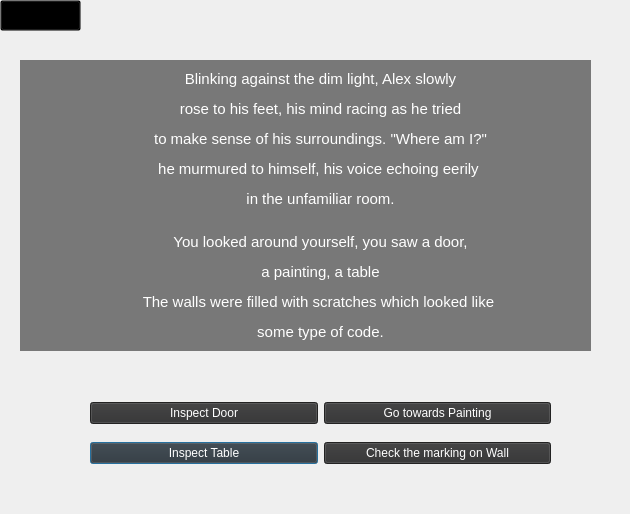
<?xml version="1.0" encoding="UTF-8"?>
<ui version="4.0">
 <class>puzzle</class>
 <widget class="QDialog" name="puzzle">
  <property name="geometry">
   <rect>
    <x>0</x>
    <y>0</y>
    <width>630</width>
    <height>514</height>
   </rect>
  </property>
  <property name="windowTitle">
   <string>Dialog</string>
  </property>
  <widget class="QLabel" name="label_pic">
   <property name="geometry">
    <rect>
     <x>-10</x>
     <y>-30</y>
     <width>641</width>
     <height>551</height>
    </rect>
   </property>
   <property name="styleSheet">
    <string notr="true">border-image: url(:/img/images/room (1).jpg);</string>
   </property>
  </widget>
  <widget class="QLabel" name="label_text">
   <property name="geometry">
    <rect>
     <x>70</x>
     <y>50</y>
     <width>501</width>
     <height>311</height>
    </rect>
   </property>
   <property name="text">
    <string>&lt;!DOCTYPE HTML PUBLIC &quot;-//W3C//DTD HTML 4.0//EN&quot; &quot;http://www.w3.org/TR/REC-html40/strict.dtd&quot;&gt;
&lt;html&gt;&lt;head&gt;&lt;meta name=&quot;qrichtext&quot; content=&quot;1&quot; /&gt;&lt;meta charset=&quot;utf-8&quot; /&gt;&lt;style type=&quot;text/css&quot;&gt;
p, li { white-space: pre-wrap; }
hr { height: 1px; border-width: 0; }
li.unchecked::marker { content: &quot;\2610&quot;; }
li.checked::marker { content: &quot;\2612&quot;; }
&lt;/style&gt;&lt;/head&gt;&lt;body style=&quot; font-family:'Segoe UI'; font-size:9pt; font-weight:400; font-style:normal;&quot;&gt;
&lt;p align=&quot;center&quot; style=&quot; margin-top:12px; margin-bottom:12px; margin-left:0px; margin-right:0px; -qt-block-indent:0; text-indent:0px;&quot;&gt;&lt;span style=&quot; font-family:'Courier New'; font-size:11pt; color:#ffffff;&quot;&gt;Blinking against the dim light, Alex slowly&lt;/span&gt;&lt;/p&gt;
&lt;p align=&quot;center&quot; style=&quot; margin-top:12px; margin-bottom:12px; margin-left:0px; margin-right:0px; -qt-block-indent:0; text-indent:0px;&quot;&gt;&lt;span style=&quot; font-family:'Courier New'; font-size:11pt; color:#ffffff;&quot;&gt;rose to his feet, his mind racing as he tried&lt;/span&gt;&lt;/p&gt;
&lt;p align=&quot;center&quot; style=&quot; margin-top:12px; margin-bottom:12px; margin-left:0px; margin-right:0px; -qt-block-indent:0; text-indent:0px;&quot;&gt;&lt;span style=&quot; font-family:'Courier New'; font-size:11pt; color:#ffffff;&quot;&gt;to make sense of his surroundings. &amp;quot;Where am I?&amp;quot;&lt;/span&gt;&lt;/p&gt;
&lt;p align=&quot;center&quot; style=&quot; margin-top:12px; margin-bottom:12px; margin-left:0px; margin-right:0px; -qt-block-indent:0; text-indent:0px;&quot;&gt;&lt;span style=&quot; font-family:'Courier New'; font-size:11pt; color:#ffffff;&quot;&gt;he murmured to himself, his voice echoing eerily &lt;/span&gt;&lt;/p&gt;
&lt;p align=&quot;center&quot; style=&quot; margin-top:12px; margin-bottom:12px; margin-left:0px; margin-right:0px; -qt-block-indent:0; text-indent:0px;&quot;&gt;&lt;span style=&quot; font-family:'Courier New'; font-size:11pt; color:#ffffff;&quot;&gt;in the unfamiliar room.&lt;/span&gt;&lt;span style=&quot; font-size:11pt;&quot;&gt;&lt;br /&gt;&lt;/span&gt;&lt;/p&gt;
&lt;p align=&quot;center&quot; style=&quot; margin-top:12px; margin-bottom:12px; margin-left:0px; margin-right:0px; -qt-block-indent:0; text-indent:0px;&quot;&gt;&lt;span style=&quot; font-family:'Courier New'; font-size:11pt; color:#ffffff;&quot;&gt;You looked around yourself, you saw a door,&lt;/span&gt;&lt;/p&gt;
&lt;p align=&quot;center&quot; style=&quot; margin-top:12px; margin-bottom:12px; margin-left:0px; margin-right:0px; -qt-block-indent:0; text-indent:0px;&quot;&gt;&lt;span style=&quot; font-family:'Courier New'; font-size:11pt; color:#ffffff;&quot;&gt;a painting, a table&lt;/span&gt;&lt;/p&gt;
&lt;p align=&quot;center&quot; style=&quot; margin-top:12px; margin-bottom:12px; margin-left:0px; margin-right:0px; -qt-block-indent:0; text-indent:0px;&quot;&gt;&lt;span style=&quot; font-family:'Courier New'; font-size:11pt; color:#ffffff;&quot;&gt;The walls were filled with scratches which looked like &lt;/span&gt;&lt;/p&gt;
&lt;p align=&quot;center&quot; style=&quot; margin-top:12px; margin-bottom:12px; margin-left:0px; margin-right:0px; -qt-block-indent:0; text-indent:0px;&quot;&gt;&lt;span style=&quot; font-family:'Courier New'; font-size:11pt; color:#ffffff;&quot;&gt;some type of code.&lt;/span&gt;&lt;/p&gt;&lt;/body&gt;&lt;/html&gt;</string>
   </property>
  </widget>
  <widget class="QWidget" name="layoutWidget">
   <property name="geometry">
    <rect>
     <x>90</x>
     <y>390</y>
     <width>461</width>
     <height>86</height>
    </rect>
   </property>
   <layout class="QGridLayout" name="gridLayout">
    <item row="1" column="0">
     <widget class="QPushButton" name="pushButton_table">
      <property name="styleSheet">
       <string notr="true">background-color: rgb(47, 47, 48);
color: rgb(255, 255, 255);</string>
      </property>
      <property name="text">
       <string>Inspect Table</string>
      </property>
     </widget>
    </item>
    <item row="0" column="1">
     <widget class="QPushButton" name="pushButton_painting">
      <property name="styleSheet">
       <string notr="true">background-color: rgb(47, 47, 48);
color: rgb(255, 255, 255);</string>
      </property>
      <property name="text">
       <string>Go towards Painting</string>
      </property>
     </widget>
    </item>
    <item row="0" column="0">
     <widget class="QPushButton" name="pushButton_door">
      <property name="styleSheet">
       <string notr="true">background-color: rgb(47, 47, 48);
color: rgb(255, 255, 255);</string>
      </property>
      <property name="text">
       <string>Inspect Door</string>
      </property>
     </widget>
    </item>
    <item row="1" column="1">
     <widget class="QPushButton" name="pushButton_wall">
      <property name="styleSheet">
       <string notr="true">background-color: rgb(47, 47, 48);
color: rgb(255, 255, 255);</string>
      </property>
      <property name="text">
       <string>Check the marking on Wall</string>
      </property>
     </widget>
    </item>
   </layout>
  </widget>
  <widget class="QLabel" name="label_4">
   <property name="geometry">
    <rect>
     <x>20</x>
     <y>60</y>
     <width>571</width>
     <height>291</height>
    </rect>
   </property>
   <property name="styleSheet">
    <string notr="true">
  background-color: rgba(0, 0, 0, 0.5);</string>
   </property>
   <property name="text">
    <string/>
   </property>
  </widget>
  <widget class="QPushButton" name="suprise">
   <property name="geometry">
    <rect>
     <x>0</x>
     <y>0</y>
     <width>81</width>
     <height>31</height>
    </rect>
   </property>
   <property name="autoFillBackground">
    <bool>false</bool>
   </property>
   <property name="styleSheet">
    <string notr="true">background-color: transparent;
border-color: transparent;</string>
   </property>
   <property name="text">
    <string/>
   </property>
  </widget>
  <zorder>label_pic</zorder>
  <zorder>label_4</zorder>
  <zorder>label_text</zorder>
  <zorder>layoutWidget</zorder>
  <zorder>suprise</zorder>
 </widget>
 <resources/>
 <connections/>
</ui>
